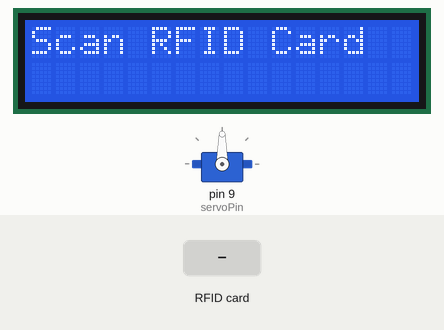
Recording of a sketch running on a simulated Arduino Uno, built with avr-gcc and run on an emulated ATmega328P. Shown: servo, 16×2 character LCD. The test bench sets the inputs (shaded band). What the sketch prints to the serial monitor is not drawn.

Above: at 1.3 s.
1.4 s: RFID card 19 2F 37 09 held to the reader
At 2.3 s:
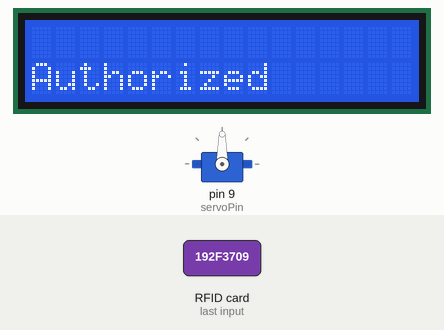
At 5.9 s:
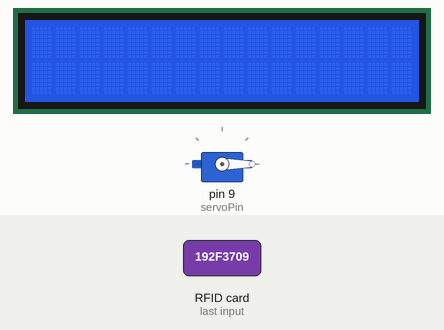
Timing chart, 0 to 11.1 s (numbered marks = the images above; inputs shaded):
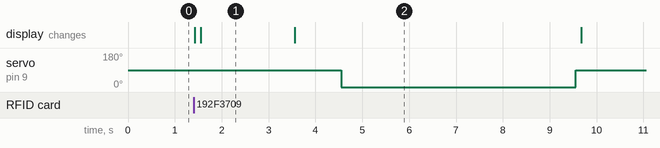

The sketch:

RFID.ino
```cpp
#include <SPI.h>
#include <MFRC522.h>
#include <LiquidCrystal.h>
#define SS_PIN 10
#define RST_PIN 8
#include <Servo.h>
int servoPin = 9;
// Create a servo object
Servo Servo1;
MFRC522 mfrc522(SS_PIN, RST_PIN);
LiquidCrystal lcd(6 , 7, 5, 4, 3, 2);
void setup()
{
  SPI.begin();
  Servo1.attach(servoPin);
  mfrc522.PCD_Init();
  lcd.begin(16, 2);
  lcd.print("Scan RFID Card");
  Serial.begin(9600);

}
void clockwise()
{
   // Make servo go to 0 degrees
   Servo1.write(90);
   delay(1000);
   // Make servo go to 90 degrees
   Servo1.write(0);
   delay(5000);
   // Make servo go to 180 degrees
   Servo1.write(90);
}


void loop()
{
  Servo1.write(90);
  if ( ! mfrc522.PICC_IsNewCardPresent())
  {
    return;
  }

  if ( ! mfrc522.PICC_ReadCardSerial())
  {
    return;
  }

  lcd.clear();
  lcd.begin(16, 2);
  String content= "";
  byte letter;
  for (byte i = 0; i < mfrc522.uid.size; i++)
  {
     content.concat(String(mfrc522.uid.uidByte[i] < 0x10 ? " 0" : " "));
     content.concat(String(mfrc522.uid.uidByte[i], HEX));
  }
lcd.begin(16, 2);
 content.toUpperCase();
 Serial.print(content);
  if (content.substring(1) == "19 2F 37 09") //Plz change to your cards UID
  {
   lcd.setCursor(0,1);
    lcd.print("Authorized");

    delay(2000);
   lcd.clear();
   clockwise();
    setup();
  }

 else if (content.substring(1) == "E9 48 39 09") //Plz change to your cards UID
  {
   lcd.setCursor(0,1);
    lcd.print("Authorized");

    delay(2000);
   lcd.clear();
   clockwise();
    setup();
  }

 else   {
  lcd.setCursor(0, 1);
    lcd.print(" Access denied");
    delay(3000);
    lcd.clear();
      setup();
      }
}
```

Measured:
- after the input at 1.4 s, servo on pin 9 (servoPin): 90° → 0° after 3.2 s, → 90° 5.0 s later; the display: first changes at once (image 1 shows a later state)
- what the display in image 1 shows lasts 2.0 s, from 1.6 s to 3.6 s
